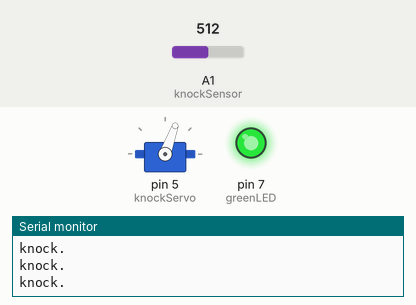
This sketch was run on a simulated Arduino Uno, built with avr-gcc and run on an emulated ATmega328P. Parts: servo, output pins drawn as LEDs (lit = HIGH), the last lines printed to the serial monitor. The test bench sets the inputs (shaded band); at power-on: A1 (knockSensor) = 512.

Above: at 0.9 s.
At 5.1 s:
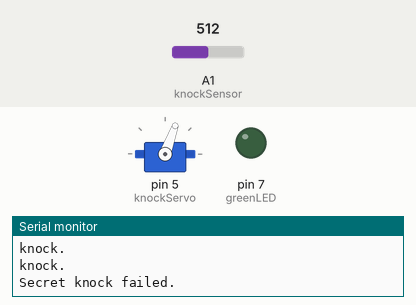
Timing chart, 0 to 6.4 s (numbered marks = the images above):
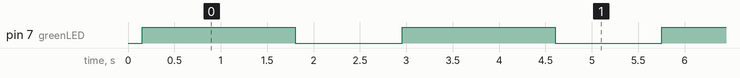

The sketch:

secret_knock_detecting_door_lock_ino.ino
```cpp
#include <Servo.h>

// Pin definitions
const int knockSensor = 1;         // Piezo sensor on pin 1.
Servo knockServo;
const int greenLED = 7;

// Tuning constants.
const int threshold = 10;           // Minimum signal from the piezo to register as a knock
const int rejectValue = 30;        // If an individual knock is off by this percentage of a knock we don't unlock..
const int averageRejectValue = 20; // If the average timing of the knocks is off by this percent we don't unlock.
const int knockFadeTime = 150;     // milliseconds we allow a knock to fade before we listen for another one.

const int maximumKnocks = 11;       // Maximum number of knocks to listen for.
const int knockComplete = 3000;     // Longest time to wait for a knock before we assume that it's finished.


// Variables.
int secretCode[maximumKnocks] = {100, 100, 55,55,100,100,100,50,40,50,30}; // Initial setup
int knockReadings[maximumKnocks];   // When someone knocks this array fills with delays between knocks.
int knockSensorValue = 0;           // Last reading of the knock sensor.
int lockState = false;

void setup() {
  knockServo.attach(5);
  knockServo.write(70);
  pinMode(greenLED, OUTPUT);
  Serial.begin(9600);
  Serial.println("Program start.");
}

void loop() {
  // Listen for any knock at all.
  knockSensorValue = analogRead(knockSensor);
  Serial.println(knockSensorValue);

  if (knockSensorValue >= threshold) {
    listenToSecretKnock();
  }
}

// Records the timing of knocks.
void listenToSecretKnock() {
  Serial.println("knock starting");

  int i = 0;
  // First lets reset the listening array.
  for (i = 0; i < maximumKnocks; i++) {
    knockReadings[i] = 0;
  }

  int currentKnockNumber = 0;             // Incrementer for the array.
  int startTime = millis();               // Reference for when this knock started.
  int now = millis();

  delay(knockFadeTime);                                 // wait for this peak to fade before we listen to the next one.

  do {
    //listen for the next knock or wait for it to timeout.
    knockSensorValue = analogRead(knockSensor);

    if (knockSensorValue >= threshold) {                 //got another knock...
      //record the delay time.
      Serial.println("knock.");
      digitalWrite(greenLED, HIGH);
      now = millis();
      knockReadings[currentKnockNumber] = now - startTime;
      currentKnockNumber ++;                             //increment the counter
      startTime = now;

      delay(knockFadeTime);                              // again, a little delay to let the knock decay.
      digitalWrite(greenLED, LOW);
    }

    now = millis();

    //did we timeout or run out of knocks?
  } while ((now - startTime < knockComplete) && (currentKnockNumber < maximumKnocks));

  //lets see if it's valid
  if (validateKnock() == true && lockState == false) {
    triggerDoorLock();
    lockState =! lockState;
  } else if (validateKnock() == true && lockState == true) {
    triggerDoorUnlock();
    lockState =! lockState;
  } else {
    Serial.println("Secret knock failed.");
    delay(1000);
  }
}

// Runs the servo motor to unlock the door.
void triggerDoorUnlock() {
  Serial.println("Door unlocked!");
   knockServo.write(70);
  delay (1000);                    // Wait a bit.
}

// Runs the servo motor to lock the door.
void triggerDoorLock() {
  Serial.println("Door locked!");
   knockServo.write(0);
  delay (1000);                    // Wait a bit.
}


// Sees if our knock matches the secret.
// returns true if it's a good knock, false if it's not.
boolean validateKnock() {
  int i = 0;

  // simplest check first: Did we get the right number of knocks?
  int currentKnockCount = 0;
  int secretKnockCount = 0;
  int maxKnockInterval = 0;               // We use this later to normalize the times.

  for (i = 0; i < maximumKnocks; i++) {
    if (knockReadings[i] > 0) {
      currentKnockCount++;
    }
    if (secretCode[i] > 0) {
      secretKnockCount++;
    }

    if (knockReadings[i] > maxKnockInterval) {  // collect normalization data while we're looping.
      maxKnockInterval = knockReadings[i];

    }

  }

  if (currentKnockCount != secretKnockCount) {
    return false;
  }

  /*  Now we compare the relative intervals of our knocks, not the absolute time between them.
      (if you do the same pattern slow or fast it should still open the door.)
  */
  int totaltimeDifferences = 0;
  int timeDiff = 0;
  for (i = 0; i < maximumKnocks; i++) { // Normalize the times
    knockReadings[i] = map(knockReadings[i], 0, maxKnockInterval, 0, 100);
    timeDiff = abs(knockReadings[i] - secretCode[i]);

    if (timeDiff > rejectValue) { // Individual value too far out of whack
      return false;
    }
    totaltimeDifferences += timeDiff;
  }

  // It can also fail if the whole thing is too inaccurate.
  if (totaltimeDifferences / secretKnockCount > averageRejectValue) {
    return false;
  }
  return true;

}
```

Measured:
- by itself, pin 7 (greenLED): alternates HIGH for 1.7 s and LOW for 1.2 s
